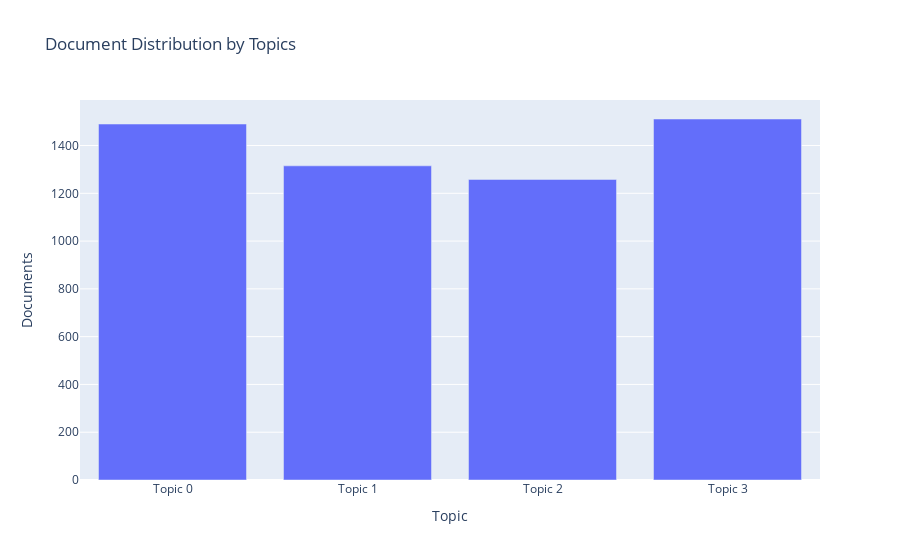

The notebook cell this image was saved under:
### Code cell
plot_model(lda1, plot = "topic_distribution")

### Figure 1 — Plotly figure (JSON) as saved in the notebook; plotly's stock layout.template omitted (floating-point values rounded to 4 significant figures)
{"data": [{"alignmentgroup": "True", "customdata": [["say, leave, take, come, good, late, get, send, day, today"], ["go, love, know, think, good, tell, night, much, get, time"], ["call, free, text, send, stop, mobile, txt, phone, message, number"], ["go, get, come, see, want, work, still, really, time, day"]], "hoverlabel": {"namelength": 0}, "hovertemplate": "Topic=%{x}<br>Documents=%{y}<br>Keyword=%{customdata[0]}", "legendgroup": "", "marker": {"color": "#636efa"}, "name": "", "offsetgroup": "", "orientation": "v", "showlegend": false, "textposition": "auto", "type": "bar", "x": ["Topic 0", "Topic 1", "Topic 2", "Topic 3"], "xaxis": "x", "y": [1490, 1315, 1258, 1511], "yaxis": "y"}], "layout": {"barmode": "relative", "legend": {"tracegroupgap": 0}, "title": {"text": "Document Distribution by Topics"}, "xaxis": {"anchor": "y", "domain": [0, 1], "title": {"text": "Topic"}}, "yaxis": {"anchor": "x", "domain": [0, 1], "title": {"text": "Documents"}}}}
